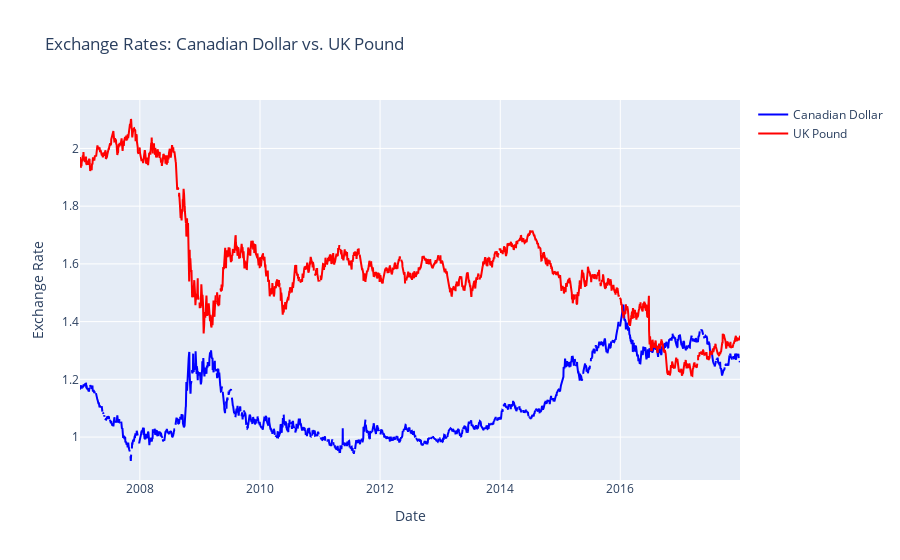

Notebook source saved alongside this figure:
### Code cell
import plotly.graph_objs as go
from plotly.subplots import make_subplots

# Create a figure with Plotly
figure = make_subplots(specs=[[{"secondary_y": False}]])

# Add Canadian Dollar exchange rate line
figure.add_trace(go.Scatter(x=data['DateNew'], y=data['Canadian Dollar'],
                            mode='lines', name='Canadian Dollar',
                            line=dict(color='blue')), secondary_y=False)

# Add UK Pound exchange rate line
figure.add_trace(go.Scatter(x=data['DateNew'], y=data['UK Pound'],
                            mode='lines', name='UK Pound',
                            line=dict(color='red')), secondary_y=False)

# Update figure layout
figure.update_layout(title='Exchange Rates: Canadian Dollar vs. UK Pound',
                     xaxis_title='Date',
                     yaxis_title='Exchange Rate')

figure.show()

### Figure 1 — Plotly figure (JSON) as saved in the notebook; plotly's stock layout.template omitted (floating-point values rounded to 4 significant figures; data arrays with more than 128 entries replaced by an {"elided": "..."} marker saying what was removed)
{"data": [{"line": {"color": "blue"}, "mode": "lines", "name": "Canadian Dollar", "type": "scatter", "x": {"elided": "2864 str values"}, "xaxis": "x", "y": {"elided": "2864 float values"}, "yaxis": "y"}, {"line": {"color": "red"}, "mode": "lines", "name": "UK Pound", "type": "scatter", "x": {"elided": "2864 str values"}, "xaxis": "x", "y": {"elided": "2864 float values"}, "yaxis": "y"}], "layout": {"title": {"text": "Exchange Rates: Canadian Dollar vs. UK Pound"}, "xaxis": {"anchor": "y", "domain": [0, 1], "title": {"text": "Date"}}, "yaxis": {"anchor": "x", "domain": [0, 1], "title": {"text": "Exchange Rate"}}}}
